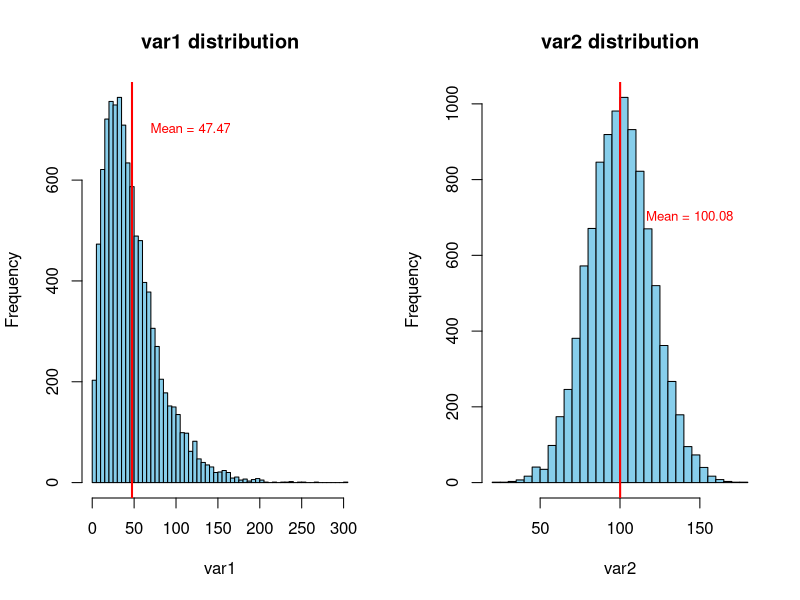
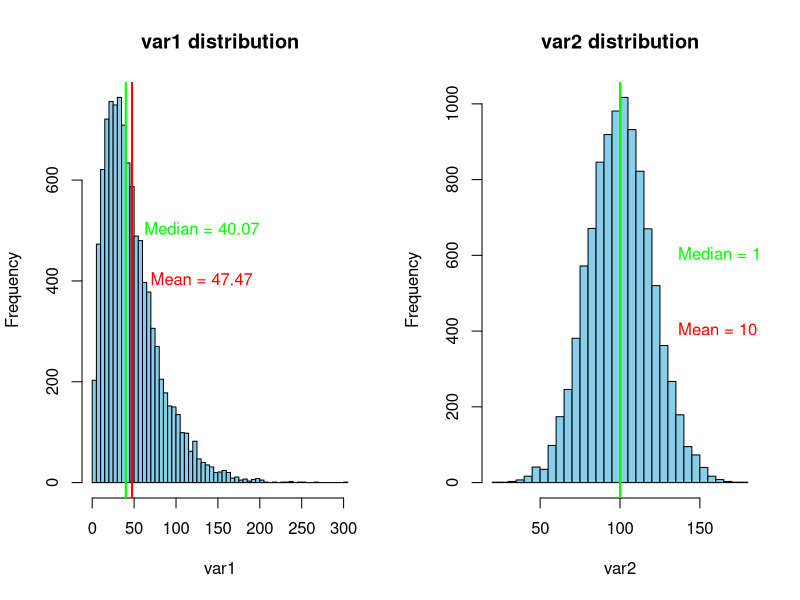
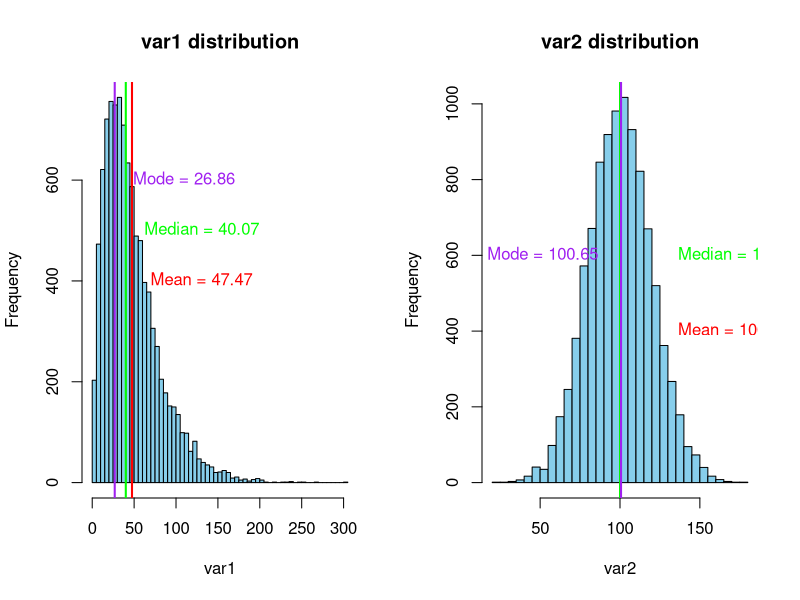
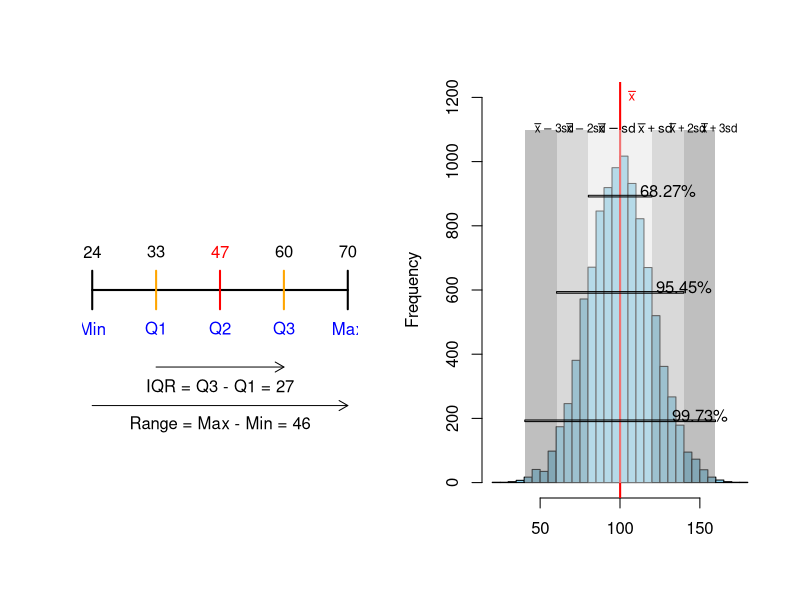
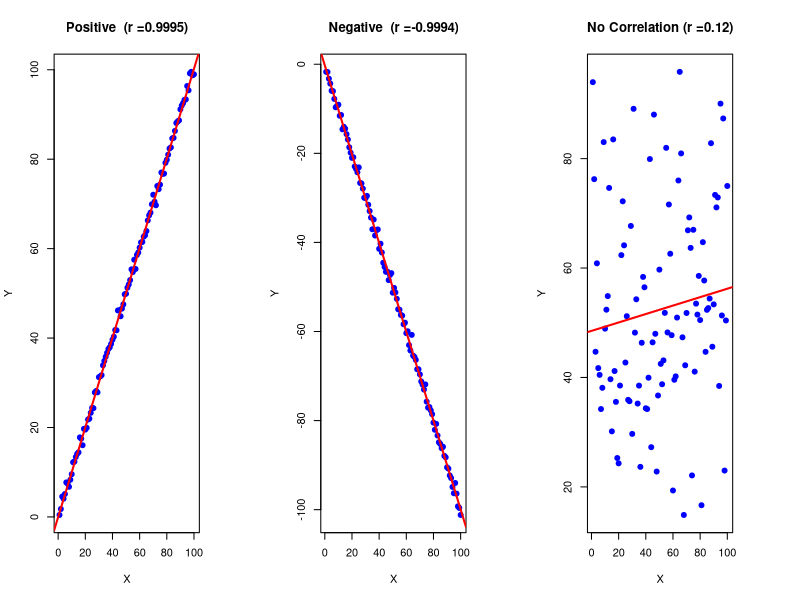
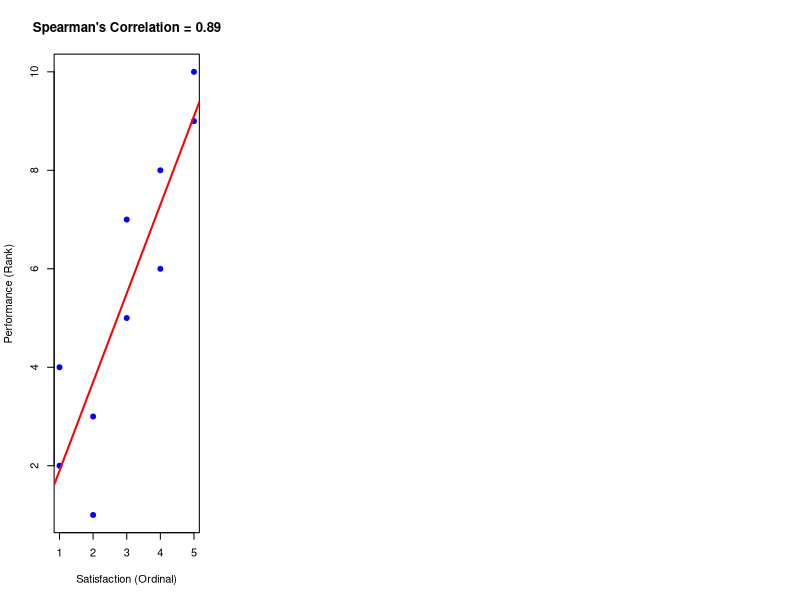

Write the R code that produced these figures, in order.
## ---- chunk 1

## ---- chunk 2
knitr::opts_chunk$set(echo=TRUE, width=60)
## ---- chunk 3
# load the packages you need
#library(dplyr)
#library(tidyr)
#library(stringr)
#library(ggplot2)
#library(mkteachr)
## ---- chunk 4
set.seed(123)
par(mfrow = c(1, 2), mar = c(5, 4, 4, 2) + 0.1) 
data <- data.frame( var1 = rgamma(10000, shape = 2, scale = 2) * 12,
                    var2 = rnorm(10000, mean = 100, sd = 20))
hist(data$var1,breaks = 50, main = 'var1 distribution', xlab = 'var1', col = 'skyblue', freq = TRUE) 
var1_mean = mean(data$var1)
# Mean
abline(v = var1_mean, col = 'red', lwd = 2)
text(x = var1_mean + 10 , y = 700, labels = paste("Mean =", round(var1_mean, 2)), pos = 4, col = 'red', cex = 0.8)

hist(data$var2,breaks = 50, main = 'var2 distribution', xlab = 'var2', col = 'skyblue', freq = TRUE) 
var2_mean = mean(data$var2)
var2_median = median(data$var2)
# Mean
abline(v = var2_mean, col = 'red', lwd = 2)
text(x = var2_mean + 10 , y = 700, labels = paste("Mean =", round(var2_mean, 2)), pos = 4, col = 'red', cex = 0.8)
## ---- chunk 5
mean(data$var1)
mean(data$var2)
## ---- chunk 6
par(mfrow=c(1,2))
hist(data$var1,breaks = 50, main = 'var1 distribution', xlab = 'var1', col = 'skyblue', freq = TRUE) 
var1_mean = mean(data$var1)
var1_median = median(data$var1)
# Mean
abline(v = var1_mean, col = 'red', lwd = 2)
text(x = var1_mean + 10 , y = 400, labels = paste("Mean =", round(var1_mean, 2)), pos = 4, col = 'red')
# Median
abline(v = var1_median, col = 'green', lwd = 2)
text(x = var1_median + 10 , y = 500, labels = paste("Median =", round(var1_median, 2)), pos = 4, col = 'green')

hist(data$var2,breaks = 50, main = 'var2 distribution', xlab = 'var2', col = 'skyblue', freq = TRUE) 
var2_mean = mean(data$var2)
var2_median = median(data$var2)
# Mean
abline(v = var2_mean, col = 'red', lwd = 2)
text(x = var2_mean + 30 , y = 400, labels = paste("Mean =", round(var2_mean, 2)), pos = 4, col = 'red')
# Median
abline(v = var2_median, col = 'green', lwd = 2)
text(x = var2_median + 30 , y = 600, labels = paste("Median =", round(var2_median, 2)), pos = 4, col = 'green')
## ---- chunk 7
median(data$var1)
median(data$var2)
## ---- chunk 8
par(mfrow=c(1,2))
hist(data$var1,breaks = 50, main = 'var1 distribution', xlab = 'var1', col = 'skyblue', freq = TRUE) 
var1_mean = mean(data$var1)
var1_median = median(data$var1)
# Mean
abline(v = var1_mean, col = 'red', lwd = 2)
text(x = var1_mean + 10 , y = 400, labels = paste("Mean =", round(var1_mean, 2)), pos = 4, col = 'red')
# Median
abline(v = var1_median, col = 'green', lwd = 2)
text(x = var1_median + 10 , y = 500, labels = paste("Median =", round(var1_median, 2)), pos = 4, col = 'green')
# Mode
density_data <- density(data$var1)
var1_mode <- density_data$x[which.max(density_data$y)]
abline(v = var1_mode, col = 'purple', lwd = 2)
text(x = var1_mode + 10 , y = 600, labels = paste("Mode =", round(var1_mode, 2)), pos = 4, col = 'purple')


hist(data$var2,breaks = 50, main = 'var2 distribution', xlab = 'var2', col = 'skyblue', freq = TRUE) 
var2_mean = mean(data$var2)
var2_median = median(data$var2)
# Mean
abline(v = var2_mean, col = 'red', lwd = 2)
text(x = var2_mean + 30 , y = 400, labels = paste("Mean =", round(var2_mean, 2)), pos = 4, col = 'red')
# Median
abline(v = var2_median, col = 'green', lwd = 2)
text(x = var2_median + 30 , y = 600, labels = paste("Median =", round(var2_median, 2)), pos = 4, col = 'green')
# Mode
density_data <- density(data$var2)
var2_mode <- density_data$x[which.max(density_data$y)]
abline(v = var2_mode, col = 'purple', lwd = 2)
text(x = var2_mode - 90 , y = 600, labels = paste("Mode =", round(var2_mode, 2)), pos = 4, col = 'purple')
## ---- chunk 9
density_data1 <- density(data$var1)
density_data1$x[which.max(density_data1$y)]
density_data2 <- density(data$var2)
density_data2$x[which.max(density_data2$y)]
## ---- chunk 10
# Sample data
set.seed(123)
data_quartile <- c(24, 30, 33, 45, 47, 58, 60, 66, 70)

# Calculate min, Q1, Q2 (median), Q3, max, IQR, and range
min_val <- min(data_quartile)
q1 <- quantile(data_quartile, 0.25)
median_val <- median(data_quartile)
q3 <- quantile(data_quartile, 0.75)
max_val <- max(data_quartile)
iqr_val <- IQR(data_quartile)
range_val <- max_val - min_val

# Plot the main line and quartiles
plot(c(1, 9), c(0, 1), type = "n", xlab = "", ylab = "", xaxt = "n", yaxt = "n", bty = "n")

# Main line (the range of the data)
segments(1, 0.5, 9, 0.5, lwd = 2)

# Draw vertical lines at min, Q1, median (Q2), Q3, max
segments(1, 0.45, 1, 0.55, lwd = 2) # Min
segments(3, 0.45, 3, 0.55, lwd = 2, col = "orange") # Q1
segments(5, 0.45, 5, 0.55, lwd = 2, col = "red") # Q2 (Median)
segments(7, 0.45, 7, 0.55, lwd = 2, col = "orange") # Q3
segments(9, 0.45, 9, 0.55, lwd = 2) # Max

# Add the values on top
text(1, 0.6, min_val, cex = 1)
text(3, 0.6, q1, cex = 1)
text(5, 0.6, median_val, cex = 1, col = "red")
text(7, 0.6, q3, cex = 1)
text(9, 0.6, max_val, cex = 1)

# Add labels for Min, Q1, Q2, Q3, Max
text(1, 0.4, "Min", cex = 1, col = "blue")
text(3, 0.4, "Q1", cex = 1, col = "blue")
text(5, 0.4, "Q2", cex = 1, col = "blue")
text(7, 0.4, "Q3", cex = 1, col = "blue")
text(9, 0.4, "Max", cex = 1, col = "blue")

# Add the IQR and Range arrows and labels
arrows(3, 0.3, 7, 0.3, length = 0.1)
text(5, 0.25, paste("IQR = Q3 - Q1 =", round(iqr_val, 2)), cex = 1)

arrows(1, 0.2, 9, 0.2, length = 0.1)
text(5, 0.15, paste("Range = Max - Min =", range_val), cex = 1)

## ---- chunk 11
var(data$var2)
## ---- chunk 12
var2_sd <- sd(data$var2)
hist(data$var2,breaks = 50, main = '', xlab = '', col = 'skyblue', freq = TRUE, ylim = c(0,1200))
abline(v = var2_mean, col = 'red', lwd = 2)
rect(var2_mean - var2_sd, 0, var2_mean + var2_sd, 1100, col = rgb(0.9, 0.9, 0.9, 0.5), border = NA)
rect(var2_mean - 2*var2_sd, 0, var2_mean - var2_sd, 1100, col = rgb(0.7, 0.7, 0.7, 0.5), border = NA)
rect(var2_mean + 2*var2_sd, 0, var2_mean + var2_sd, 1100, col = rgb(0.7, 0.7, 0.7, 0.5), border = NA)

rect(var2_mean - 3*var2_sd, 0, var2_mean - 2*var2_sd, 1100, col = rgb(0.5, 0.5, 0.5, 0.5), border = NA)
rect(var2_mean + 3*var2_sd, 0, var2_mean + 2*var2_sd, 1100, col = rgb(0.5, 0.5, 0.5, 0.5), border = NA)

text(x = var2_mean - 1 , y = 1200, labels = expression(bar(x)), pos = 4, col = 'red', cex = 0.8)
text(x = var2_mean + 5, y = 1100, labels = expression(bar(x) + sd), pos = 4, col = 'black', cex = 0.8)
text(x = var2_mean - var2_sd , y = 1100, labels = expression(bar(x) - sd), pos = 4, col = 'black', cex = 0.8)

text(x = var2_mean + 2*var2_sd - 15 , y = 1100, labels = expression(bar(x) + 2*sd), pos = 4, col = 'black', cex = 0.7)
text(x = var2_mean - 2*var2_sd , y = 1100, labels = expression(bar(x) - 2*sd), pos = 4, col = 'black', cex = 0.7)

text(x = var2_mean + 3*var2_sd - 15 , y = 1100, labels = expression(bar(x) + 3*sd), pos = 4, col = 'black', cex = 0.7)
text(x = var2_mean - 3*var2_sd , y = 1100, labels = expression(bar(x) - 3*sd), pos = 4, col = 'black', cex = 0.7)

rect(xleft = var2_mean - var2_sd,
     xright = var2_mean + var2_sd,
     ytop = 890,
     ybottom = 895) 
text(x = var2_mean + 30, y = 910, col = 'black', labels = '68.27%')
rect(xleft = var2_mean - 2*var2_sd,
     xright = var2_mean + 2*var2_sd,
     ytop = 590,
     ybottom = 595)
text(x = var2_mean + 40, y = 610, col = 'black', labels = '95.45%')
rect(xleft = var2_mean - 3*var2_sd,
     xright = var2_mean + 3*var2_sd,
     ytop = 190,
     ybottom = 195)
text(x = var2_mean + 50, y = 210, col = 'black', labels = '99.73%')

## ---- chunk 13
set.seed(123)

# Generate data for perfect positive correlation
x_pos <- seq(1, 100, length.out = 100)
y_pos <- x_pos + rnorm(100, mean = 0, sd = 1) # adding a tiny bit of noise for realism

# Generate data for perfect negative correlation
x_neg <- seq(1, 100, length.out = 100)
y_neg <- -x_neg + rnorm(100, mean = 0, sd = 1)

# Generate data for no correlation
x_none <- seq(1, 100, length.out = 100)
y_none <- rnorm(100, mean = 50, sd = 20)

# Combine all datasets into a data frame
data <- data.frame(
  x_pos = x_pos,
  y_pos = y_pos,
  x_neg = x_neg,
  y_neg = y_neg,
  x_none = x_none,
  y_none = y_none
)

# Plot the data to visualize the correlations
par(mfrow = c(1, 3), mar = c(5, 4, 4, 5) + 0.1)

# Positive correlation
plot(data$x_pos, data$y_pos, main = paste0("Positive  (r =", round(cor(data$x_pos, data$y_pos), digits = 4), ")"), xlab = "X", ylab = "Y", col = "blue", pch = 19)
abline(lm(data$y_pos ~ data$x_pos), col = "red", lwd = 2)

# Negative correlation
plot(data$x_neg, data$y_neg, main = paste0("Negative  (r =", round(cor(data$x_neg, data$y_neg), digits = 4), ")"), xlab = "X", ylab = "Y", col = "blue", pch = 19)
abline(lm(data$y_neg ~ data$x_neg), col = "red", lwd = 2)

# No correlation
plot(data$x_none, data$y_none, main = paste0("No Correlation (r =", round(cor(data$x_none, data$y_none), digits = 2), ")"), xlab = "X", ylab = "Y", col = "blue", pch = 19)
abline(lm(data$y_none ~ data$x_none), col = "red", lwd = 2)

## ---- chunk 14
# Create the ordinal dataset
data_ordinal <- data.frame(
  Satisfaction = c(5, 4, 3, 2, 1, 4, 5, 2, 3, 1),
  Performance = c(9, 8, 7, 3, 2, 6, 10, 1, 5, 4)
)

# Calculate Spearman's rank correlation
spearman_corr <- cor(data_ordinal$Satisfaction, data_ordinal$Performance, method = "spearman")

# Plot to visualize the relationship
plot(data_ordinal$Satisfaction, data_ordinal$Performance,
     xlab = "Satisfaction (Ordinal)",
     ylab = "Performance (Rank)",
     main = paste("Spearman's Correlation =", round(spearman_corr, 2)),
     pch = 19, col = "blue")

# Add a line to show the trend
abline(lm(data_ordinal$Performance ~ data_ordinal$Satisfaction), col = "red", lwd = 2)

## ---- chunk 15

